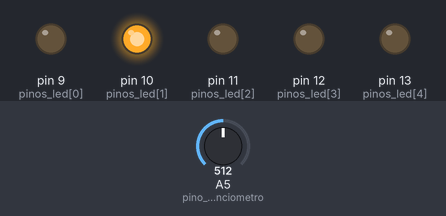
Recording of a sketch running on a simulated Arduino Uno, built with avr-gcc and run on an emulated ATmega328P. Parts: output pins drawn as LEDs (lit = HIGH). Dashed ring = blinking. The test bench sets the inputs (shaded band); at power-on: A5 (pino_potenciometro) = 512.

Above: at 1.2 s.
1.3 s: A5 (pino_potenciometro) set to 0
At 2.5 s:
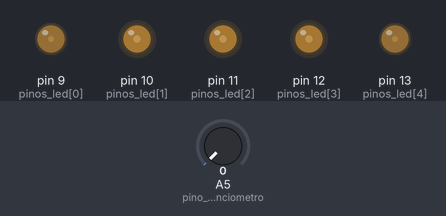
4.3 s: A5 (pino_potenciometro) set to 511
At 5.2 s:
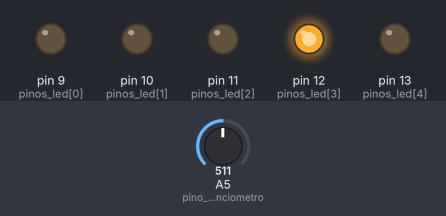
7.3 s: A5 (pino_potenciometro) set to 474
At 10.26 s:
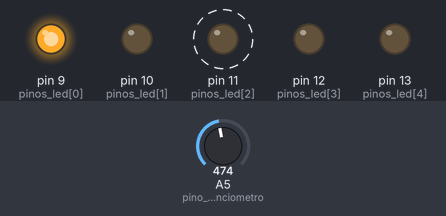
10.3 s: A5 (pino_potenciometro) set to 0
Timing chart, 0 to 17.3 s (numbered marks = the images above; inputs shaded):
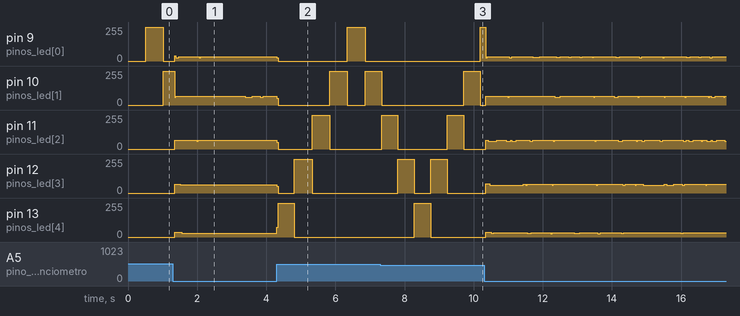

The sketch:

projeto06-iluminacao_sequencial_potenciometro.ino
```cpp
byte pinos_led[] = {9, 10, 11, 12, 13};

int delay_led;
int direcao = 1;
int led_atual = 0;
int pino_potenciometro = 5;

unsigned long mudanca_tempo;


void setup() {
    for (int x=0; x<5; x++) {
         pinMode(pinos_led[x], OUTPUT);
    }
    mudanca_tempo = millis();
}

void loop() {
    delay_led = analogRead(pino_potenciometro);

    if ((millis() - mudanca_tempo) > delay_led) {
        muda_led();
        mudanca_tempo = millis();
    }
}

void muda_led(){
    for (int x=0; x<5; x++) {
         digitalWrite(pinos_led[x], LOW);
    }

    digitalWrite(pinos_led[led_atual], HIGH);
    led_atual += direcao;

    if (led_atual == 4) {direcao = - 1;}
    if (led_atual == 0) {direcao = 1;}
}
```

Measured:
- the behaviour switches between 491 and 490 on A5 (pino_potenciometro) (found by bisection; images 2 and 3)
- after the input at 1.3 s, pin 9 (pinos_led[0]): 0/255 → 26/255 after 0.05 s, → 32/255 0.12 s later
- after the input at 4.3 s, pin 12 (pinos_led[3]): 61/255 → 0/255 at once, → 255/255 0.50 s later, → 0/255 0.51 s later; pin 13 (pinos_led[4]): 29/255 → 255/255 at once, → 0/255 0.50 s later
- after the input at 7.3 s, pin 9 (pinos_led[0]): 0/255 → 255/255 after 2.9 s
